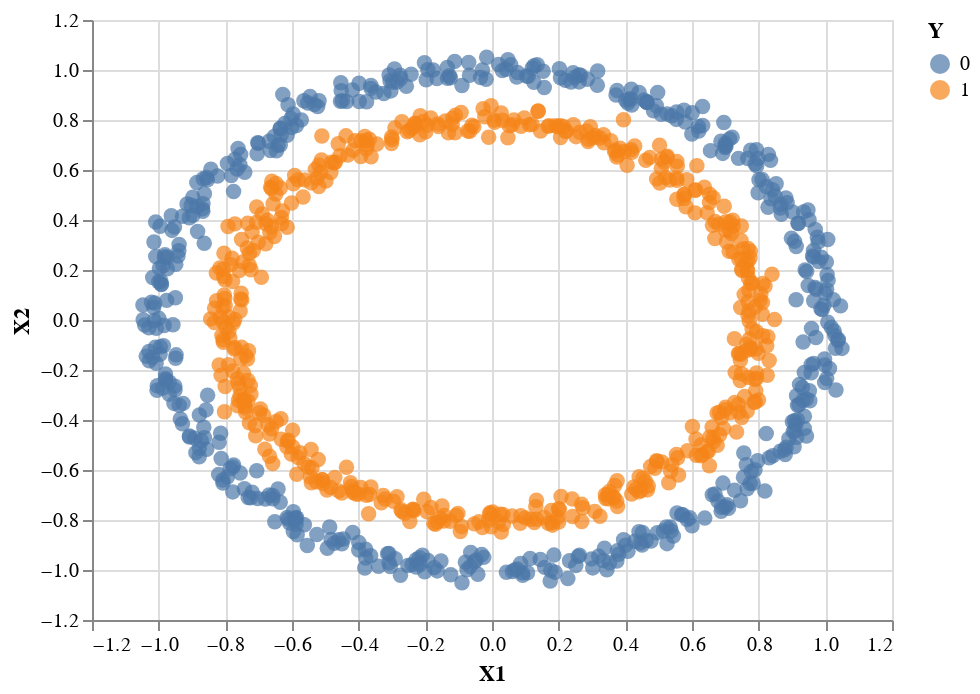

Notebook code cell kept with this figure:
### Markdown cell above
# Making data to fit

### Code cell
# Make artificial data
X, Y = make_circles(1000, noise=0.03, random_state=32)

# Make data frame so i can view the data
data_viz = pd.DataFrame(X, columns=["X1", "X2"])
data_viz["Y"] = Y
data_viz["Y"] =  data_viz["Y"].apply(str)

# Visualize it
alt.Chart(data_viz).mark_circle(size=60).encode(
    x="X1",
    y="X2",
    color="Y"
).interactive()

### Figure 1 — Vega-Lite specification as saved in the notebook (floating-point values rounded to 4 significant figures; data arrays with more than 128 entries replaced by an {"elided": "..."} marker saying what was removed)
{"config": {"view": {"continuousWidth": 400, "continuousHeight": 300}}, "data": {"name": "data-b958f65e95312a911901ba2f1dd69200"}, "mark": {"type": "circle", "size": 60}, "encoding": {"color": {"field": "Y", "type": "nominal"}, "x": {"field": "X1", "type": "quantitative"}, "y": {"field": "X2", "type": "quantitative"}}, "selection": {"selector001": {"type": "interval", "bind": "scales", "encodings": ["x", "y"]}}, "$schema": "https://vega.github.io/schema/vega-lite/v4.17.0.json", "datasets": {"data-b958f65e95312a911901ba2f1dd69200": {"elided": "1000 records"}}}
